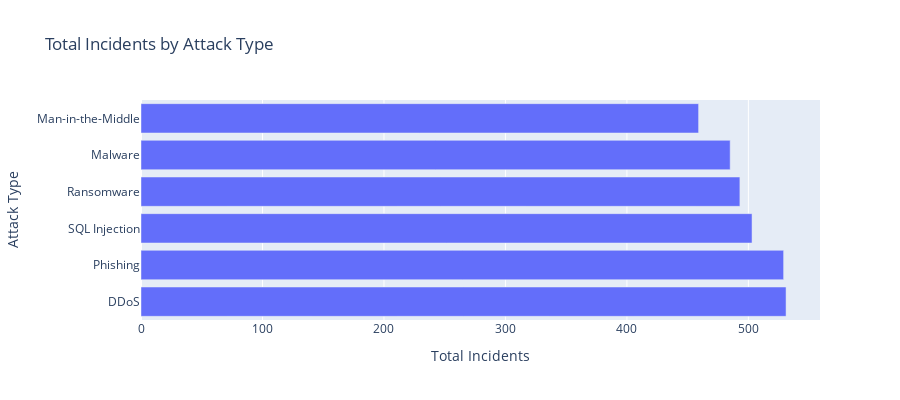

The notebook cell saved with this chart:
### Markdown cell above
#financial losses, instead, exhibit a high variability with high average per incident loss compared to a more linear data breaches

### Code cell
# 🎯 ATTACK TYPE ANALYSIS (Matplotlib Style)
print("📊 Creating Comprehensive Attack Type Analysis with Statistical Testing")

# Create subplot combining frequency and distribution analysis
fig = make_subplots(
    rows=1, cols=2,
    subplot_titles=('Attack Type Frequency Distribution', 'Financial Loss by Attack Type'),
    column_widths=[0.4, 0.6],
    horizontal_spacing=0.15
)

# Left plot: Attack type frequencies with matplotlib styling
attack_types = cleaned_df['Attack Type'].value_counts().reset_index()
attack_types.columns = ['Attack Type', 'Total Incidents']

fig.add_trace(go.Bar(
    y=attack_types['Attack Type'],
    x=attack_types['Total Incidents'],
    orientation='h',
    name='Incident Count',
    marker_color=matplotlib_colors[0],
    marker_line_color='black',
    marker_line_width=1
), row=1, col=1)

# Right plot: Violin plots for financial loss distribution
attack_types_list = cleaned_df['Attack Type'].unique()
for i, attack_type in enumerate(attack_types_list):
    data = cleaned_df[cleaned_df['Attack Type'] == attack_type]['Financial Loss (in Million $)']
    
    fig.add_trace(go.Violin(
        y=data,
        name=attack_type,
        x=[attack_type] * len(data),
        box_visible=True,
        meanline_visible=True,
        fillcolor=matplotlib_colors[i % len(matplotlib_colors)],
        opacity=0.7,
        line_color='black',
        showlegend=False
    ), row=1, col=2)

# Apply matplotlib template
fig.update_layout(matplotlib_template['layout'])
fig.update_layout(
    title='Attack Type Analysis: Frequency and Financial Impact Distribution',
    height=600,
    width=1200
)

# Update axes
fig.update_xaxes(title_text="Number of Incidents", row=1, col=1)
fig.update_yaxes(title_text="Attack Type", row=1, col=1)
fig.update_xaxes(title_text="Attack Type", row=1, col=2)
fig.update_yaxes(title_text="Financial Loss (Million $)", row=1, col=2)

fig.show()

# Statistical analysis
print("\n🧪 Statistical Analysis of Attack Types:")
print("=" * 60)

# Chi-square test for attack frequency distribution
attack_freq = cleaned_df['Attack Type'].value_counts()
observed_frequencies = attack_freq.values
expected_freq = len(cleaned_df) / len(attack_freq)
chi2_stat, p_value = chisquare(observed_frequencies)

print(f"📊 Attack Type Frequency Analysis:")
for attack_type, count in attack_freq.items():
    percentage = (count / len(cleaned_df)) * 100
    print(f"   • {attack_type}: {count} incidents ({percentage:.1f}%)")

print(f"\n🧮 Chi-square Goodness of Fit Test:")
print(f"   • Chi-square statistic: χ² = {chi2_stat:.3f}")
print(f"   • P-value: p = {p_value:.2e}")
print(f"   • Result: {'Attack types are NOT equally distributed' if p_value < 0.05 else 'No significant difference in distribution'}")

# ANOVA for financial losses by attack type
groups = [cleaned_df[cleaned_df['Attack Type'] == at]['Financial Loss (in Million $)'] for at in attack_types_list]
f_stat, p_anova = f_oneway(*groups)

print(f"\n💰 Financial Impact Analysis:")
print(f"   • ANOVA F-statistic: {f_stat:.3f}")
print(f"   • P-value: {p_anova:.6f}")
print(f"   • Result: {'Significant differences in financial impact' if p_anova < 0.05 else 'No significant differences in financial impact'}")

### Figure 1 — Plotly figure (JSON) as saved in the notebook; plotly's stock layout.template omitted (floating-point values rounded to 4 significant figures)
{"data": [{"hovertemplate": "Total Incidents=%{x}<br>Attack Type=%{y}<extra></extra>", "legendgroup": "", "marker": {"color": "#636efa", "pattern": {"shape": ""}}, "name": "", "orientation": "h", "showlegend": false, "textposition": "auto", "type": "bar", "x": [531, 529, 503, 493, 485, 459], "xaxis": "x", "y": ["DDoS", "Phishing", "SQL Injection", "Ransomware", "Malware", "Man-in-the-Middle"], "yaxis": "y"}], "layout": {"barmode": "relative", "height": 400, "legend": {"tracegroupgap": 0}, "title": {"text": "Total Incidents by Attack Type"}, "xaxis": {"anchor": "y", "domain": [0, 1], "title": {"text": "Total Incidents"}}, "yaxis": {"anchor": "x", "domain": [0, 1], "title": {"text": "Attack Type"}}}}
